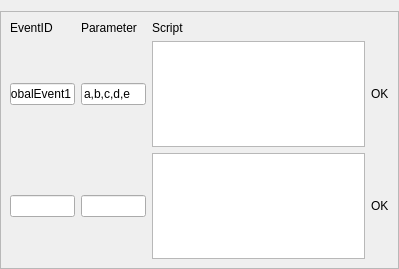
<?xml version="1.0" encoding="UTF-8"?>
<ui version="4.0">
 <class>Form</class>
 <widget class="QWidget" name="Form">
  <property name="geometry">
   <rect>
    <x>0</x>
    <y>0</y>
    <width>399</width>
    <height>269</height>
   </rect>
  </property>
  <property name="windowTitle">
   <string>Actions</string>
  </property>
  <layout class="QVBoxLayout" name="verticalLayout">
   <property name="leftMargin">
    <number>0</number>
   </property>
   <property name="rightMargin">
    <number>0</number>
   </property>
   <property name="bottomMargin">
    <number>0</number>
   </property>
   <item>
    <widget class="QScrollArea" name="scrollArea">
     <property name="widgetResizable">
      <bool>true</bool>
     </property>
     <widget class="QWidget" name="scrollAreaWidgetContents">
      <property name="geometry">
       <rect>
        <x>0</x>
        <y>0</y>
        <width>397</width>
        <height>256</height>
       </rect>
      </property>
      <layout class="QVBoxLayout" name="verticalLayout_2">
       <item>
        <layout class="QGridLayout" name="gridLayout">
         <item row="0" column="1">
          <widget class="QLabel" name="label_2">
           <property name="sizePolicy">
            <sizepolicy hsizetype="Preferred" vsizetype="Fixed">
             <horstretch>0</horstretch>
             <verstretch>0</verstretch>
            </sizepolicy>
           </property>
           <property name="text">
            <string>EventID</string>
           </property>
          </widget>
         </item>
         <item row="0" column="2">
          <widget class="QLabel" name="label_10">
           <property name="sizePolicy">
            <sizepolicy hsizetype="Preferred" vsizetype="Fixed">
             <horstretch>0</horstretch>
             <verstretch>0</verstretch>
            </sizepolicy>
           </property>
           <property name="text">
            <string>Parameter</string>
           </property>
          </widget>
         </item>
         <item row="1" column="2">
          <widget class="QLineEdit" name="lineEdit_7">
           <property name="text">
            <string>a,b,c,d,e</string>
           </property>
          </widget>
         </item>
         <item row="3" column="2">
          <widget class="QLineEdit" name="lineEdit_8">
           <property name="text">
            <string/>
           </property>
          </widget>
         </item>
         <item row="3" column="1">
          <widget class="QLineEdit" name="lineEdit_3">
           <property name="text">
            <string/>
           </property>
          </widget>
         </item>
         <item row="1" column="1">
          <widget class="QLineEdit" name="lineEdit">
           <property name="text">
            <string>GlobalEvent1</string>
           </property>
          </widget>
         </item>
         <item row="1" column="4">
          <widget class="QLabel" name="label_4">
           <property name="text">
            <string>OK</string>
           </property>
          </widget>
         </item>
         <item row="3" column="4">
          <widget class="QLabel" name="label_5">
           <property name="text">
            <string>OK</string>
           </property>
          </widget>
         </item>
         <item row="0" column="3">
          <widget class="QLabel" name="label_6">
           <property name="sizePolicy">
            <sizepolicy hsizetype="Preferred" vsizetype="Fixed">
             <horstretch>0</horstretch>
             <verstretch>0</verstretch>
            </sizepolicy>
           </property>
           <property name="text">
            <string>Script</string>
           </property>
          </widget>
         </item>
         <item row="1" column="3">
          <widget class="QPlainTextEdit" name="plainTextEdit"/>
         </item>
         <item row="3" column="3">
          <widget class="QPlainTextEdit" name="plainTextEdit_2"/>
         </item>
        </layout>
       </item>
       <item>
        <spacer name="verticalSpacer">
         <property name="orientation">
          <enum>Qt::Vertical</enum>
         </property>
         <property name="sizeHint" stdset="0">
          <size>
           <width>20</width>
           <height>40</height>
          </size>
         </property>
        </spacer>
       </item>
      </layout>
     </widget>
    </widget>
   </item>
  </layout>
 </widget>
 <resources/>
 <connections/>
</ui>
